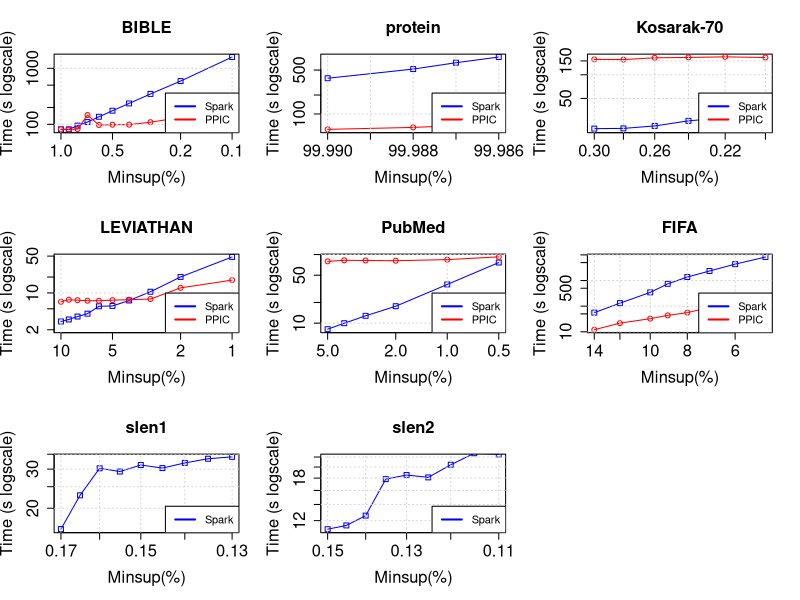

Write the R code that produced this figure.
tiff("originalAlgorithm.png", width=9, height=9, units='in', res=120)
par(mfrow=c(3,3), cex.lab=1.5, cex.axis=1.5, cex.main=1.5, cex.sub=1.5)

#BIBLE
#DATA
x <- c(0.01, 0.009, 0.008, 0.007, 0.006, 0.005, 0.004, 0.003, 0.002, 0.001)*100

zero <- c(81665, 81370, 94883, 109944, 136452, 175132, 236096, 348348, 591851, 1588687)/1000
one <- c(82008, 80724, 82265, 146457, 97293, 98552, 98697, 109212, 132805, 304888)/1000

#PLOT
plot(x, zero, log = "xy", type="o", pch=0, xlab="Minsup(%)",ylab="Time (s logscale)", col="blue", xlim = rev(range(x)), ylim=c(80, 1588))
lines(x, one, col="red", type="o", pch=1)
title(main="BIBLE", cex.lab=1.5, cex.axis=1.5, cex.main=1.5, cex.sub=1.5)
grid()
legend("bottomright", legend=c("Spark", "PPIC"), lty=c(1,1),lwd=c(2,2), col=c("blue", "red"), cex = 1)

#protein
#DATA
x <- c(0.9999, 0.99988, 0.99987, 0.99986)*100

zero <- c(370610, 518468, 654397, 806470)/1000
one <- c(56843, 61087, 64981, 71408)/1000

#PLOT
plot(x, zero, log = "xy", type="o", pch=0, xlab="Minsup(%)",ylab="Time (s logscale)", col="blue", xlim = rev(range(x)), ylim=c(56, 806))
lines(x, one, col="red", type="o", pch=1)
title(main="protein", cex.lab=1.5, cex.axis=1.5, cex.main=1.5, cex.sub=1.5)
grid()
legend("bottomright", legend=c("Spark", "PPIC"), lty=c(1,1),lwd=c(2,2), col=c("blue", "red"), cex = 1)

#Kosarak-70
#DATA
x <- c(0.003, 0.0028, 0.0026, 0.0024, 0.0022, 0.002)*100

zero <- c(20681, 20818, 22381, 25967, 28545, 33305)/1000
one <- c(156837, 156004, 164265, 165995, 168944, 165628)/1000

#PLOT
plot(x, zero, log = "xy", type="o", pch=0, xlab="Minsup(%)",ylab="Time (s logscale)", col="blue", xlim = rev(range(x)), ylim=c(20, 168))
lines(x, one, col="red", type="o", pch=1)
title(main="Kosarak-70", cex.lab=1.5, cex.axis=1.5, cex.main=1.5, cex.sub=1.5)
grid()
legend("bottomright", legend=c("Spark", "PPIC"), lty=c(1,1),lwd=c(2,2), col=c("blue", "red"), cex = 1)

#LEVIATHAN
#DATA
x <- c(0.1, 0.09, 0.08, 0.07, 0.06, 0.05, 0.04, 0.03, 0.02, 0.01)*100

zero <- c(2873, 3137, 3566, 4039, 5582, 5661, 7192, 10530, 20133, 48204)/1000
one <- c(6807, 7433, 7279, 7120, 7100, 7302, 7434, 7659, 12498, 17520)/1000

#PLOT
plot(x, zero, log = "xy", type="o", pch=0, xlab="Minsup(%)",ylab="Time (s logscale)", col="blue", xlim = rev(range(x)), ylim=c(2, 48))
lines(x, one, col="red", type="o", pch=1)
title(main="LEVIATHAN", cex.lab=1.5, cex.axis=1.5, cex.main=1.5, cex.sub=1.5)
grid()
legend("bottomright", legend=c("Spark", "PPIC"), lty=c(1,1),lwd=c(2,2), col=c("blue", "red"), cex = 1)

#PubMed
#DATA
x <- c(0.05, 0.04, 0.03, 0.02, 0.01, 0.005)*100

zero <- c(8163, 9966, 12775, 17654, 36656, 76475)/1000
one <- c(79557, 82467, 81906, 81297, 84380, 92545)/1000

#PLOT
plot(x, zero, log = "xy", type="o", pch=0, xlab="Minsup(%)",ylab="Time (s logscale)", col="blue", xlim = rev(range(x)), ylim=c(8, 92))
lines(x, one, col="red", type="o", pch=1)
title(main="PubMed", cex.lab=1.5, cex.axis=1.5, cex.main=1.5, cex.sub=1.5)
grid()
legend("bottomright", legend=c("Spark", "PPIC"), lty=c(1,1),lwd=c(2,2), col=c("blue", "red"), cex = 1)

#FIFA
#DATA
x <- c(0.14, 0.12, 0.1, 0.09, 0.08, 0.07, 0.06, 0.05)*100

zero <- c(55903, 131148, 345274, 742586, 1369320, 2356459, 4356327, 8247650)/1000
one <- c(12083, 21760, 32576, 43764, 55899, 89758, 138721, 218348)/1000

#PLOT
plot(x, zero, log = "xy", type="o", pch=0, xlab="Minsup(%)",ylab="Time (s logscale)", col="blue", xlim = rev(range(x)), ylim=c(12, 8247))
lines(x, one, col="red", type="o", pch=1)
title(main="FIFA", cex.lab=1.5, cex.axis=1.5, cex.main=1.5, cex.sub=1.5)
grid()
legend("bottomright", legend=c("Spark", "PPIC"), lty=c(1,1),lwd=c(2,2), col=c("blue", "red"), cex = 1)

#slen1
#DATA
x <- c(0.0017, 0.00165, 0.0016, 0.00155, 0.0015, 0.00145, 0.0014, 0.00135, 0.0013)*100

zero <- c(16113, 22856, 30264, 29257, 31296, 30329, 31987, 33403, 34065)/1000

#PLOT
plot(x, zero, log = "xy", type="o", pch=0, xlab="Minsup(%)",ylab="Time (s logscale)", col="blue", xlim = rev(range(x)), ylim=c(16, 34))
title(main="slen1", cex.lab=1.5, cex.axis=1.5, cex.main=1.5, cex.sub=1.5)
grid()
legend("bottomright", legend=c("Spark"), lty=c(1,1),lwd=c(2,2), col=c("blue"), cex = 1)

#slen2
#DATA
x <- c(0.0015, 0.00145, 0.0014, 0.00135, 0.0013, 0.00125, 0.0012, 0.00115, 0.0011)*100

zero <- c(11064, 11466, 12589, 17821, 18538, 18120, 20440, 22805, 22540)/1000

#PLOT
plot(x, zero, log = "xy", type="o", pch=0, xlab="Minsup(%)",ylab="Time (s logscale)", col="blue", xlim = rev(range(x)), ylim=c(11, 22))
title(main="slen2", cex.lab=1.5, cex.axis=1.5, cex.main=1.5, cex.sub=1.5)
grid()
legend("bottomright", legend=c("Spark"), lty=c(1,1),lwd=c(2,2), col=c("blue"), cex = 1)

dev.off()
